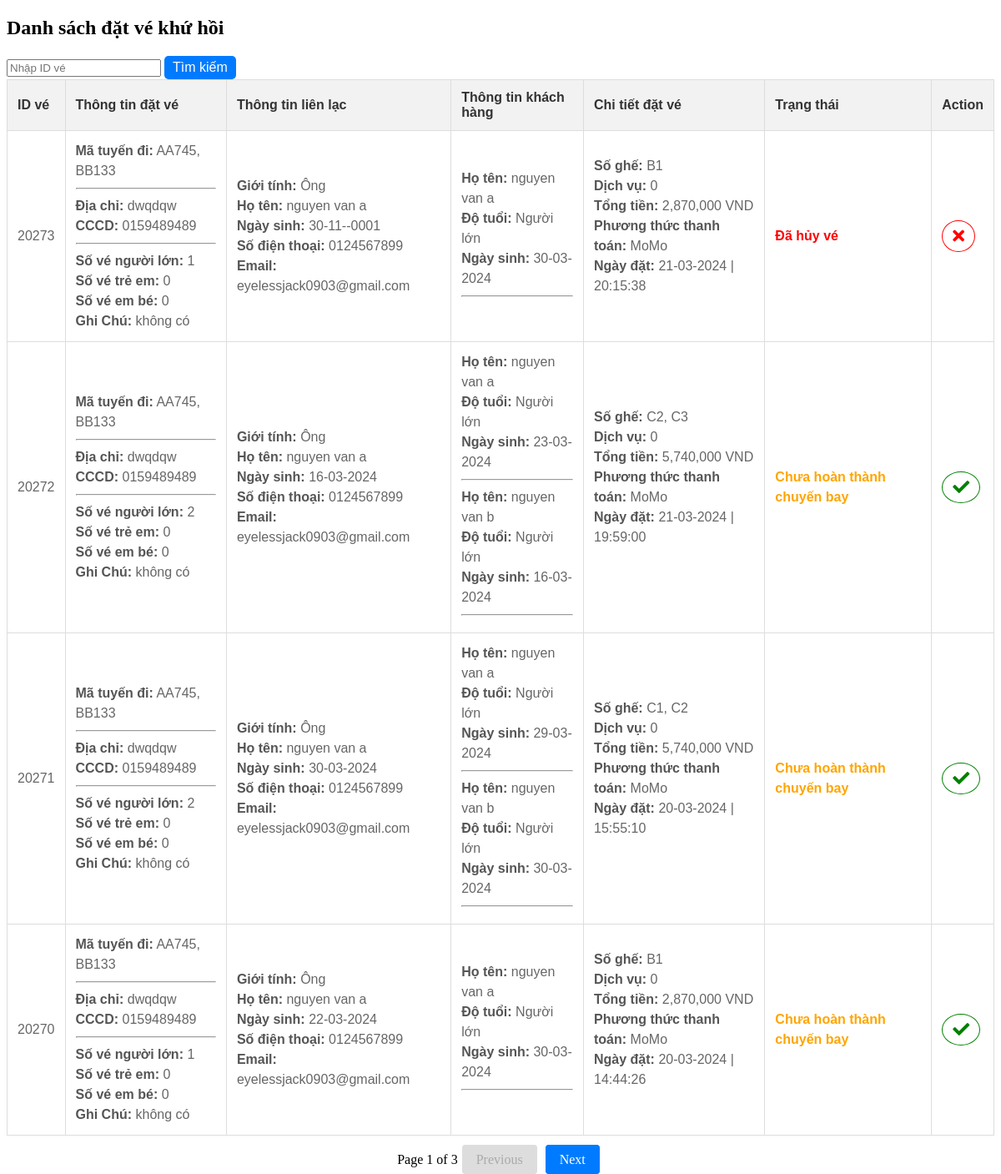
The app's page /DatVeMayBay/flight-round-trip.php with its own data.
### tables this page shows
CREATE TABLE `datvekhuhoi` (
  `ID_DatVeKhuHoi` int(11) NOT NULL,
  `ID_MaTuyen` varchar(255) DEFAULT NULL,
  `ID_ThongTin` int(11) DEFAULT NULL,
  `DiaChi` varchar(255) DEFAULT NULL,
  `CCCD` varchar(50) DEFAULT NULL,
  `GhiChu` text DEFAULT NULL,
  `SoVeNguoiLon` int(11) DEFAULT NULL,
  `SoVeTreEm` int(11) DEFAULT NULL,
  `SoVeEmBe` int(11) DEFAULT NULL,
  `TrangThai` int(11) DEFAULT NULL
);

CREATE TABLE `thongtincanhan` (
  `ID_ThongTin` int(11) NOT NULL,
  `GioiTinh` varchar(50) DEFAULT NULL,
  `HoTen` varchar(100) DEFAULT NULL,
  `NgaySinh` date DEFAULT NULL,
  `SoDienThoai` varchar(20) DEFAULT NULL,
  `Email` varchar(100) DEFAULT NULL
);

CREATE TABLE `thongtinkhachhangchuyenbay` (
  `ID_ThongTin` int(11) DEFAULT NULL,
  `DoTuoi` varchar(50) DEFAULT NULL,
  `HoTen` varchar(100) DEFAULT NULL,
  `NgaySinh` date DEFAULT NULL,
  `ID_ThongTinChuyenBay` int(11) NOT NULL
);

CREATE TABLE `chitietdatvekhuhoi` (
  `ID_ChiTietDatVeKhuHoi` int(11) NOT NULL,
  `ID_DatVeKhuHoi` int(11) DEFAULT NULL,
  `SoGhe` varchar(255) DEFAULT NULL,
  `ID_DichVu` int(11) DEFAULT NULL,
  `TongTien` decimal(10,2) DEFAULT NULL,
  `PhuongThucThanhToan` varchar(100) DEFAULT NULL,
  `NgayDat` datetime DEFAULT NULL
);

### DatVeMayBay/flight-round-trip.php (the view, shortened to what this page needs)
<!DOCTYPE html>
<html lang="en">
<head>
    <link rel="stylesheet" href="https://cdnjs.cloudflare.com/ajax/libs/font-awesome/5.15.3/css/all.min.css">
</head>
<body>
<h2>Danh sách đặt vé khứ hồi</h2>
<form action="search_datve.php" method="GET" target="_blank">
    <input type="text" name="searchId" placeholder="Nhập ID vé">
    <button type="submit" style="font-size: 1em; border-radius: 5px; background-color: #007bff; color: white; border: none; padding: 5px 10px;">Tìm kiếm</button>
</form>
<table>
    <tr>
        <th>ID vé</th>
        <th>Thông tin đặt vé</th>
        <th>Thông tin liên lạc</th>
        <th>Thông tin khách hàng</th>
        <th>Chi tiết đặt vé</th>
		<th>Trạng thái</th>
        <th>Action</th>
    </tr>
    <?php
	include 'db.php';
	$per_page = 4;
	$page = isset($_GET['page']) ? $_GET['page'] : 1;
	$offset = ($page - 1) * $per_page;
    $sql = "SELECT * FROM datvekhuhoi ORDER BY ID_DatVeKhuHoi DESC LIMIT $per_page OFFSET $offset";
    $result = $connect->query($sql);
    if ($result->num_rows > 0) {
        while ($row = $result->fetch_assoc()) {
            echo "<tr>";
            echo "<td>" . $row['ID_DatVeKhuHoi'] . "</td>";
            echo "<td>";
            echo "<strong>Mã tuyến đi:</strong> " . $row['ID_MaTuyen'] . "<br>";
			echo "<hr>";
            echo "<strong>Địa chỉ:</strong> " . $row['DiaChi'] . "<br>";
            echo "<strong>CCCD:</strong> " . $row['CCCD'] . "<br>";
			echo "<hr>";
            echo "<strong>Số vé người lớn:</strong> " . $row['SoVeNguoiLon'] . "<br>";
            echo "<strong>Số vé trẻ em:</strong> " . $row['SoVeTreEm'] . "<br>";
            echo "<strong>Số vé em bé:</strong> " . $row['SoVeEmBe'] . "<br>";
            echo "<strong>Ghi Chú:</strong> " . $row['GhiChu'];
            echo "</td>";
            echo "<td>";
            $sql_thongtin = "SELECT * FROM thongtincanhan WHERE ID_ThongTin = '" . $row['ID_ThongTin'] . "'";
            $result_thongtin = $connect->query($sql_thongtin);
            if ($result_thongtin->num_rows > 0) {
                $row_thongtin = $result_thongtin->fetch_assoc();
				echo "<strong>Giới tính:</strong> " . $row_thongtin['GioiTinh'] . "<br>";
                echo "<strong>Họ tên:</strong> " . $row_thongtin['HoTen'] . "<br>";
                echo "<strong>Ngày sinh:</strong> " . date('d-m-Y', strtotime($row_thongtin['NgaySinh'])) . "<br>";
                echo "<strong>Số điện thoại:</strong> " . $row_thongtin['SoDienThoai'] . "<br>";
                echo "<strong>Email:</strong> " . $row_thongtin['Email'];
            } else {
                echo "N/A";
            }
            echo "</td>";
            echo "<td>";
            $sql_khachhang = "SELECT * FROM thongtinkhachhangchuyenbay WHERE ID_ThongTin = '" . $row['ID_ThongTin'] . "'";
            $result_khachhang = $connect->query($sql_khachhang);
            if ($result_khachhang->num_rows > 0) {
                while ($row_khachhang = $result_khachhang->fetch_assoc()) {
                    echo "<strong>Họ tên:</strong> " . $row_khachhang['HoTen'] . "<br>";
                    echo "<strong>Độ tuổi:</strong> " . $row_khachhang['DoTuoi'] . "<br>";
                    echo "<strong>Ngày sinh:</strong> " . date('d-m-Y', strtotime($row_khachhang['NgaySinh'])) . "<br>";
                    echo "<hr>";
                }
            } else {
                echo "N/A";
            }
            echo "</td>";
            echo "<td>";
            $sql_chitiet = "SELECT chitietdatvekhuhoi.*, COALESCE(dichvu.TenDichVu, '0') AS TenDichVu
                FROM chitietdatvekhuhoi
                LEFT JOIN dichvu ON chitietdatvekhuhoi.ID_DichVu = dichvu.ID_DichVu
                WHERE chitietdatvekhuhoi.ID_DatVeKhuHoi = '" . $row['ID_DatVeKhuHoi'] . "'";
			$result_chitiet = $connect->query($sql_chitiet);
			if ($result_chitiet->num_rows > 0) {
				while ($row_chitiet = $result_chitiet->fetch_assoc()) {
					echo "<strong>Số ghế:</strong> " . $row_chitiet['SoGhe'] . "<br>";
					echo "<strong>Dịch vụ:</strong> " . $row_chitiet['TenDichVu'] . "<br>";
					echo "<strong>Tổng tiền:</strong> " . number_format($row_chitiet['TongTien']) . " VND<br>";
					echo "<strong>Phương thức thanh toán:</strong> " . $row_chitiet['PhuongThucThanhToan'] . "<br>";
					echo "<strong>Ngày đặt:</strong> " . date('d-m-Y | H:i:s', strtotime($row_chitiet['NgayDat'])) . "<br>";
					echo "<br>";
				}
			} else {
                echo "N/A";
            }
            echo "</td>";
			echo "<td>";
			$maTuyenStr = $row['ID_MaTuyen'];
			$maTuyenArr = explode(',', $maTuyenStr);
			if (isset($maTuyenArr[0])) {
				$maTuyen = $maTuyenArr[0];
				$sql_thoiGian = "SELECT ThoiGian FROM matuyen WHERE ID_MaTuyen = '$maTuyen'";
				$result_thoiGian = $connect->query($sql_thoiGian);
				if ($result_thoiGian->num_rows > 0) {
					$row_thoiGian = $result_thoiGian->fetch_assoc();
					$thoiGian = strtotime($row_thoiGian['ThoiGian']);
					$ngayHienTai = date('Y-m-d');
					if ($row['TrangThai'] == 1) {
						echo "<span style='color: red; font-weight: bold;'>Đã hủy vé</span>";
					} else {
						if ($thoiGian > $ngayHienTai) {
							echo "<span style='color: green; font-weight: bold;'>Đã hoàn thành</span>";
						} else {
							echo "<span style='color: orange; font-weight: bold;'>Chưa hoàn thành chuyến bay</span>";
						}
					}
				} else {
					echo "Không có gì";
				}
			} else {
				echo "Không có gì";
			}
			echo "</td>";
			echo "<td>";
			if ($row['TrangThai'] == NULL) {
				$sql_datvekhuhoi = "SELECT * FROM chitietdatvekhuhoi WHERE ID_DatVeKhuHoi = '" . $row['ID_DatVeKhuHoi'] . "'";
				$result_datvekhuhoi = $connect->query($sql_datvekhuhoi);
				if ($result_datvekhuhoi->num_rows > 0) {
					$row_datve = $result_datvekhuhoi->fetch_assoc();
					echo "<a href='update_status_flight_round.php?id={$row_datve['ID_DatVeKhuHoi']}' class='btn-status check' target='_blank'><i class='fa fa-check'></i></a>";
				}
			} elseif ($row['TrangThai'] == 1) {
				echo "<span class='btn-status cross'><i class='fas fa-times'></i></span>";
			}
			echo "</td>";
            echo "</tr>";
        }
    } else {
        echo "Không có dữ liệu.";
    }
	$query_total = "SELECT COUNT(*) AS total FROM datvekhuhoi";
	$result_total = $connect->query($query_total);
	$total_rows = $result_total->fetch_assoc()['total'];
	$total_pages = ceil($total_rows / $per_page);
    ?>
</table>
<div class="pagination">
    <?php
    echo "<span>Page $page of $total_pages</span>";
    if ($page > 1) {
        $previous_page = $page - 1;
        echo "<a href='javascript:void(0);' onclick='fetchRoundTrip($previous_page)'>Previous</a>";
    } else {
        echo "<a class='disabled'>Previous</a>";
    }
    if ($page < $total_pages) {
        $next_page = $page + 1;
        echo "<a href='javascript:void(0);' onclick='fetchRoundTrip($next_page)'>Next</a>";
    } else {
        echo "<a class='disabled'>Next</a>";
    }
    ?>
</div>
</body>
</html>

### DatVeMayBay/flight-round-trip.php (style rules this page uses)
table { width: 100%; border-collapse: collapse; font-family: Arial, sans-serif; }
table, th, td { border: 1px solid #ddd; padding: 12px; text-align: left; }
th { background-color: #f2f2f2; font-weight: bold; color: #333; }
td strong { font-weight: bold; color: #555; }
td { line-height: 1.5; color: #666; }
.pagination { margin-top: 20px; text-align: center; }
.pagination a { color: #fff; background-color: #007bff; padding: 8px 16px; text-decoration: none; transition: background-color 0.3s; border: 1px solid #007bff; border-radius: 4px; margin: 0 5px; }
.pagination .disabled { pointer-events: none; color: #aaa; cursor: default; background-color: #ddd; border: 1px solid #ddd; }
.btn-status.check i { font-size: 20px; color: green; border: 1px solid green; padding: 8px 12px; border-radius: 50%; display: inline-block; }
.btn-status.cross i { font-size: 20px; color: red; border: 1px solid red; padding: 8px 12px; border-radius: 50%; display: inline-block; }

### records on screen
datvekhuhoi: ID_DatVeKhuHoi "20273", ID_MaTuyen "AA745, BB133", DiaChi "dwqdqw", CCCD "0159489489", SoVeNguoiLon "1", SoVeTreEm "0", SoVeEmBe "0", GhiChu "không có", ID_ThongTin.GioiTinh "Ông", ID_ThongTin.HoTen "nguyen van a", ID_ThongTin.NgaySinh "30-11--0001", ID_ThongTin.SoDienThoai "0124567899", ID_ThongTin.Email "eyelessjack0903@gmail.com", TrangThai "Đã hủy vé"
thongtinkhachhangchuyenbay: HoTen "nguyen van a", DoTuoi "Người lớn", NgaySinh "30-03-2024"
chitietdatvekhuhoi: SoGhe "B1", TenDichVu "0", TongTien "2,870,000", PhuongThucThanhToan "MoMo", NgayDat "21-03-2024 | 20:15:38"
datvekhuhoi: ID_DatVeKhuHoi "20272", ID_MaTuyen "AA745, BB133", DiaChi "dwqdqw", CCCD "0159489489", SoVeNguoiLon "2", SoVeTreEm "0", SoVeEmBe "0", GhiChu "không có", ID_ThongTin.GioiTinh "Ông", ID_ThongTin.HoTen "nguyen van a", ID_ThongTin.NgaySinh "16-03-2024", ID_ThongTin.SoDienThoai "0124567899", ID_ThongTin.Email "eyelessjack0903@gmail.com", shows "Chưa hoàn thành chuyến bay"
thongtinkhachhangchuyenbay: HoTen "nguyen van a", DoTuoi "Người lớn", NgaySinh "23-03-2024"
thongtinkhachhangchuyenbay: HoTen "nguyen van b", DoTuoi "Người lớn", NgaySinh "16-03-2024"
chitietdatvekhuhoi: SoGhe "C2, C3", TenDichVu "0", TongTien "5,740,000", PhuongThucThanhToan "MoMo", NgayDat "21-03-2024 | 19:59:00"
datvekhuhoi: ID_DatVeKhuHoi "20271", ID_MaTuyen "AA745, BB133", DiaChi "dwqdqw", CCCD "0159489489", SoVeNguoiLon "2", SoVeTreEm "0", SoVeEmBe "0", GhiChu "không có", ID_ThongTin.GioiTinh "Ông", ID_ThongTin.HoTen "nguyen van a", ID_ThongTin.NgaySinh "30-03-2024", ID_ThongTin.SoDienThoai "0124567899", ID_ThongTin.Email "eyelessjack0903@gmail.com", shows "Chưa hoàn thành chuyến bay"
thongtinkhachhangchuyenbay: HoTen "nguyen van a", DoTuoi "Người lớn", NgaySinh "29-03-2024"
thongtinkhachhangchuyenbay: HoTen "nguyen van b", DoTuoi "Người lớn", NgaySinh "30-03-2024"
chitietdatvekhuhoi: SoGhe "C1, C2", TenDichVu "0", TongTien "5,740,000", PhuongThucThanhToan "MoMo", NgayDat "20-03-2024 | 15:55:10"
datvekhuhoi: ID_DatVeKhuHoi "20270", ID_MaTuyen "AA745, BB133", DiaChi "dwqdqw", CCCD "0159489489", SoVeNguoiLon "1", SoVeTreEm "0", SoVeEmBe "0", GhiChu "không có", ID_ThongTin.GioiTinh "Ông", ID_ThongTin.HoTen "nguyen van a", ID_ThongTin.NgaySinh "22-03-2024", ID_ThongTin.SoDienThoai "0124567899", ID_ThongTin.Email "eyelessjack0903@gmail.com", shows "Chưa hoàn thành chuyến bay"
thongtinkhachhangchuyenbay: HoTen "nguyen van a", DoTuoi "Người lớn", NgaySinh "30-03-2024"
chitietdatvekhuhoi: SoGhe "B1", TenDichVu "0", TongTien "2,870,000", PhuongThucThanhToan "MoMo", NgayDat "20-03-2024 | 14:44:26"

### other values on screen
$page "1"
$total_pages "3"
